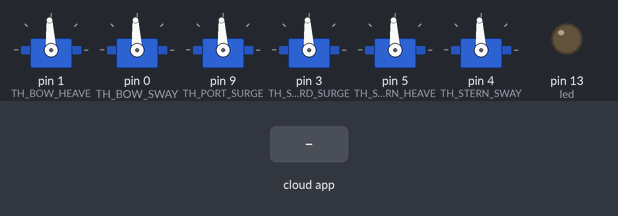
A sketch run on a simulated Arduino Uno, built with avr-gcc and run on an emulated ATmega328P. On the bench: 6 × servo, output pins drawn as LEDs (lit = HIGH). Inputs (shaded band) come from the test bench. The ROS host is connected and sends only what is stated.

Above: at 2.2 s.
2.3 s: the phone or cloud app sets linear.x to -100
At 3.5 s:
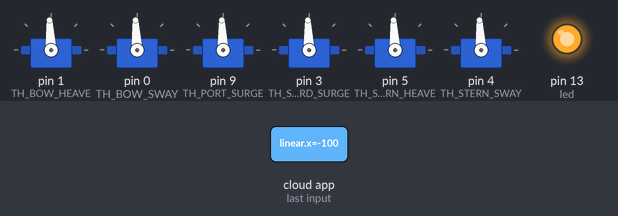
3.8 s: the phone or cloud app sets angular.z to -100
At 4.9 s:
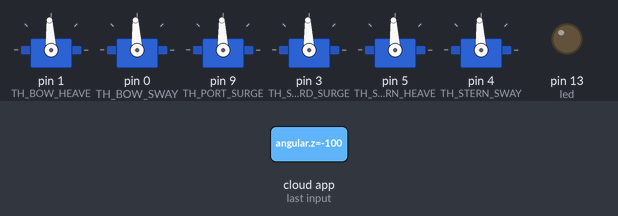
5.3 s: the phone or cloud app sets angular.z to 0
At 6.0 s:
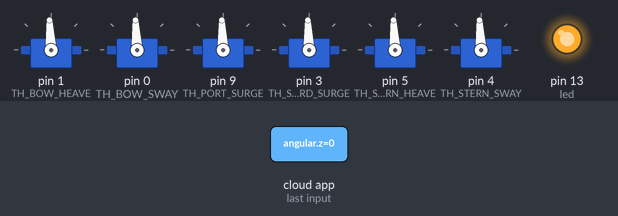
6.8 s: the phone or cloud app sets angular.z to 100
At 7.2 s:
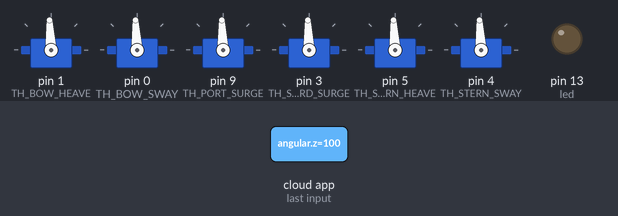
8.3 s: the phone or cloud app sets linear.x to 0
At 9.5 s:
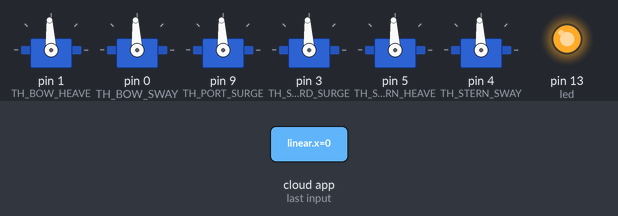
Timing chart, 0 to 10.8 s (numbered marks = the images above; inputs shaded):
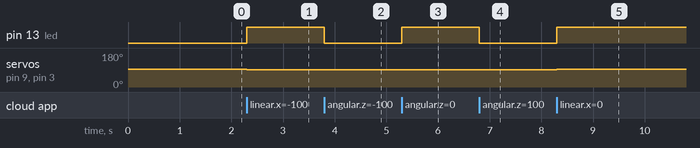

Measured:
- after the input at 2.3 s, pin 13 (led): LOW → HIGH at once; servo on pin 9 (TH_PORT_SURGE), servo on pin 3 (TH_STARBOARD_SURGE): 93° → 92° at once
- after the input at 3.8 s, pin 13 (led): HIGH → LOW at once
- after the input at 5.3 s, pin 13 (led): LOW → HIGH at once
- after the input at 6.8 s, pin 13 (led): HIGH → LOW at once
- after the input at 8.3 s, pin 13 (led): LOW → HIGH at once; servo on pin 9 (TH_PORT_SURGE), servo on pin 3 (TH_STARBOARD_SURGE): 92° → 93° at once

The sketch:

TALONI_thrusterCmd.ino
```cpp
/*
 * TALON I Thruster Command Sketch
 * derived from the rosserial Servo Control Example
 *
 * This sketch demonstrates the control of ESCs using ROS and Arduino
 *
 * For the full tutorial write up, visit
 * www.ros.org/wiki/rosserial_arduino_demos
 *
 * information on connecting and communicating with the Afro ESCs (known as Basic ESC from BlueRobotics)
 * can be found here:
 * http://docs.bluerobotics.com/besc/
 */


#include <Arduino.h>
#include <Servo.h>
#include <ros.h>
#include <geometry_msgs/Twist.h>

// define the thruster pin assignments. if you are confused about what these words are, you need to get your sea legs!
#define TH_BOW_SWAY 0
#define TH_BOW_HEAVE 1
#define TH_PORT_SURGE 9
#define TH_STARBOARD_SURGE 3
#define TH_STERN_SWAY 4
#define TH_STERN_HEAVE 5

// the microsends needed for "stop" signal, which initalizes the ESCs.
int ESC_initms = 1500;

// the amount of time to delay after ESC initalizing, in seconds (probably don't need to change this)
int ESC_initDelay = 1;

// Instantiate the node handle, allows us to create publishers and subscribers
ros::NodeHandle  nh;

// create the servo instances, one for each ESC
Servo ESC_BOW_SWAY;
Servo ESC_BOW_HEAVE;
Servo ESC_PORT_SURGE;
Servo ESC_STARBOARD_SURGE;
Servo ESC_STERN_SWAY;
Servo ESC_STERN_HEAVE;

// create the callback function using the twist message type, then name it.
void servo_cb( const geometry_msgs::Twist& cmd_msg) {

  // create variables for each controllable degree of freedom.
  //
  // NOTE: for TALON I, we only have 5DOF (no ROLL).
  // also, until we integrate a dual stick setup, there is no intuitive way
  // to TILT since ANGULAR_Y and LINEAR_X would typically be the same
  // "forwards backwards" on a joystick.
  //
  // also, I realized i'm not sure about angular+linear yet, lets do that later.
  int LINEAR_Z_HEAVE = map(cmd_msg.linear.z, -180, 180, 1100, 1900);
  int LINEAR_X_SURGE = map(cmd_msg.linear.x, -180, 180, 1100, 1900);
  int LINEAR_Y_SWAY = map(cmd_msg.linear.y, -180, 180, 1100, 1900);
  //int ANGULAR_Z_YAW = map(cmd_msg.angular.z, -180, 180, 1100, 1900);

  // send the commands to the thruster pairs.

  // HEAVE pair
  ESC_BOW_HEAVE.writeMicroseconds(LINEAR_Z_HEAVE);
  ESC_STERN_HEAVE.writeMicroseconds(LINEAR_Z_HEAVE);

  // SURGE pair
  ESC_PORT_SURGE.writeMicroseconds(LINEAR_X_SURGE);
  ESC_STARBOARD_SURGE.writeMicroseconds(LINEAR_X_SURGE);

  // SWAY pair
  ESC_BOW_SWAY.writeMicroseconds(LINEAR_Y_SWAY);
  ESC_STERN_SWAY.writeMicroseconds(LINEAR_Y_SWAY);

  // YAW PAIR
  // i don't think we can YAW yet

  // blink the LED to say we got something
  digitalWrite(13, HIGH - digitalRead(13)); //toggle led
}

// setup the subscriber with topic name "NAME" and type "geometry_msgs" and the name of the cb function
ros::Subscriber<geometry_msgs::Twist> sub("servo", servo_cb);

// arduino setup function, runs once.


// for setting up the ESCs, using the servo library.
void initESCs() {
  // attach the ESCs to the pins
  ESC_BOW_HEAVE.attach(TH_BOW_HEAVE);
  ESC_BOW_SWAY.attach(TH_BOW_SWAY);
  ESC_PORT_SURGE.attach(TH_PORT_SURGE);
  ESC_STARBOARD_SURGE.attach(TH_STARBOARD_SURGE);
  ESC_STERN_HEAVE.attach(TH_STERN_HEAVE);
  ESC_STERN_SWAY.attach(TH_STERN_SWAY);

  // here we have to send "stop" signal to all ESCs to initialize them
  // NOTE: i don't know if this works yet, need to test with actual ESCs

  // HEAVE pair
  ESC_BOW_HEAVE.writeMicroseconds(ESC_initms);
  ESC_STERN_HEAVE.writeMicroseconds(ESC_initms);

  // SURGE pair
  ESC_PORT_SURGE.writeMicroseconds(ESC_initms);
  ESC_STARBOARD_SURGE.writeMicroseconds(ESC_initms);

  // SWAY pair
  ESC_BOW_SWAY.writeMicroseconds(ESC_initms);
  ESC_STERN_SWAY.writeMicroseconds(ESC_initms);
  delay(ESC_initDelay*1000);
}

void setup() {
  // setup our favorite built in LED for diagnostic purposes.
  pinMode(13, OUTPUT);

  // initialize ROS node handle, advertise any topics being published and subscribe to any topics we want to listen to
  nh.initNode();
  nh.subscribe(sub);

  // run the ESC init sequence
  initESCs();

}

void loop() {
  // this keeps the node open
  nh.spinOnce();
  delay(1);
}
```
